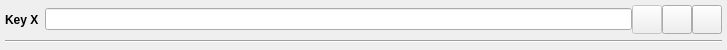
<?xml version="1.0" encoding="UTF-8"?>
<ui version="4.0">
 <class>MultisigEntry</class>
 <widget class="QWidget" name="MultisigEntry">
  <property name="geometry">
   <rect>
    <x>0</x>
    <y>0</y>
    <width>727</width>
    <height>50</height>
   </rect>
  </property>
  <property name="minimumSize">
   <size>
    <width>727</width>
    <height>50</height>
   </size>
  </property>
  <property name="maximumSize">
   <size>
    <width>727</width>
    <height>50</height>
   </size>
  </property>
  <property name="windowTitle">
   <string>Form</string>
  </property>
  <layout class="QVBoxLayout" name="verticalLayout">
   <property name="leftMargin">
    <number>5</number>
   </property>
   <property name="topMargin">
    <number>5</number>
   </property>
   <property name="rightMargin">
    <number>5</number>
   </property>
   <property name="bottomMargin">
    <number>5</number>
   </property>
   <item>
    <layout class="QHBoxLayout" name="payToLayout">
     <property name="spacing">
      <number>0</number>
     </property>
     <item>
      <widget class="QLabel" name="labelKey">
       <property name="font">
        <font>
         <weight>75</weight>
         <bold>true</bold>
        </font>
       </property>
       <property name="text">
        <string>Key X  </string>
       </property>
      </widget>
     </item>
     <item>
      <widget class="QValidatedLineEdit" name="key">
       <property name="toolTip">
        <string>A public key to create a multisig address</string>
       </property>
       <property name="clearButtonEnabled">
        <bool>false</bool>
       </property>
      </widget>
     </item>
     <item>
      <widget class="QToolButton" name="copyKeyButton">
       <property name="enabled">
        <bool>false</bool>
       </property>
       <property name="toolTip">
        <string>Copy public key to clipboard</string>
       </property>
       <property name="text">
        <string/>
       </property>
       <property name="icon">
        <iconset resource="../earthcoin.qrc">
         <normaloff>:/icons/editcopy</normaloff>:/icons/editcopy</iconset>
       </property>
       <property name="iconSize">
        <size>
         <width>22</width>
         <height>22</height>
        </size>
       </property>
       <property name="shortcut">
        <string>Alt+P</string>
       </property>
      </widget>
     </item>
     <item>
      <widget class="QToolButton" name="pasteButton">
       <property name="toolTip">
        <string>Paste public key from clipboard</string>
       </property>
       <property name="text">
        <string/>
       </property>
       <property name="icon">
        <iconset resource="../earthcoin.qrc">
         <normaloff>:/icons/editpaste</normaloff>:/icons/editpaste</iconset>
       </property>
       <property name="iconSize">
        <size>
         <width>22</width>
         <height>22</height>
        </size>
       </property>
       <property name="shortcut">
        <string>Alt+P</string>
       </property>
      </widget>
     </item>
     <item>
      <widget class="QToolButton" name="ownKey">
       <property name="toolTip">
        <string>Generate a new key</string>
       </property>
       <property name="text">
        <string/>
       </property>
       <property name="icon">
        <iconset resource="../earthcoin.qrc">
         <normaloff>:/icons/key</normaloff>:/icons/key</iconset>
       </property>
       <property name="iconSize">
        <size>
         <width>22</width>
         <height>22</height>
        </size>
       </property>
      </widget>
     </item>
    </layout>
   </item>
   <item>
    <widget class="Line" name="line">
     <property name="orientation">
      <enum>Qt::Horizontal</enum>
     </property>
    </widget>
   </item>
  </layout>
 </widget>
 <customwidgets>
  <customwidget>
   <class>QValidatedLineEdit</class>
   <extends>QLineEdit</extends>
   <header>qt/qvalidatedlineedit.h</header>
  </customwidget>
 </customwidgets>
 <resources>
  <include location="../earthcoin.qrc"/>
 </resources>
 <connections/>
</ui>
